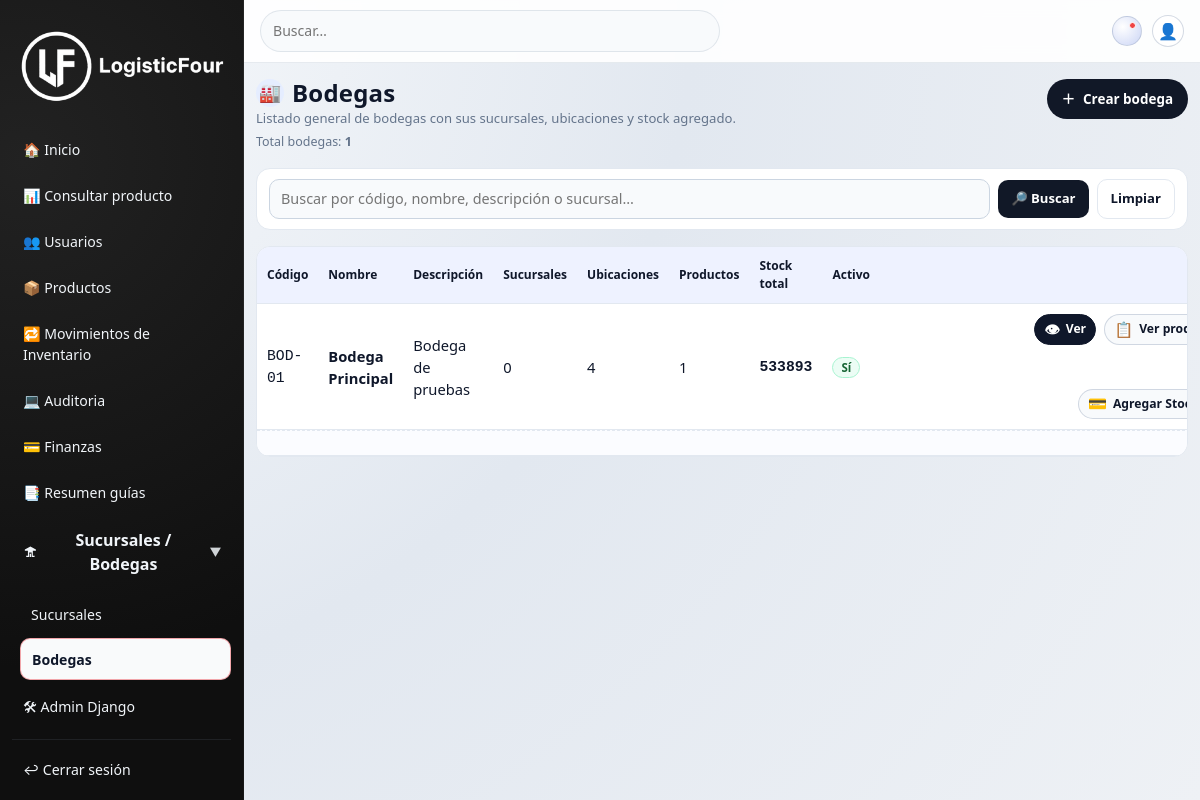
Page /bodegas/ (signed in) on the committed database.
### core/models.py (models this page shows, shortened)
class MarcaTiempo(models.Model):
    creado_en = models.DateTimeField(auto_now_add=True)
    actualizado_en = models.DateTimeField(auto_now=True)
    class Meta:
        abstract = True

class Bodega(MarcaTiempo):
    codigo = models.CharField(max_length=30)
    nombre = models.CharField(max_length=150)
    direccion = models.CharField(blank=True, max_length=255)
    descripcion = models.TextField(blank=True)
    activo = models.BooleanField(default=True)
    productos = models.ManyToManyField(Producto, blank=True, related_name="bodegas")
    class Meta:
        db_table = "bodegas"

### core/views.py (the view, shortened to what this page needs)
# urls.py: path("bodegas/", views.BodegaListView.as_view(), name="bodega-list"),
class BodegaListView(LoginRequiredMixin, ListView):
    model = Bodega
    template_name = "core/bodega_list.html"
    context_object_name = "bodegas"
    paginate_by = 20
    def get_paginate_by(self, queryset):
        try:
            size = int(self.request.GET.get("page_size", self.paginate_by))
        except (TypeError, ValueError):
            size = self.paginate_by
        return max(1, min(size, 100))
    def get_queryset(self):
        q = (self.request.GET.get("q") or "").strip()
        qs = (
            Bodega.objects
            .prefetch_related("ubicaciones", "sucursales")
            .order_by(Lower("codigo").asc())
        )
        return qs
    def get_context_data(self, **kwargs):
        ctx = super().get_context_data(**kwargs)
        page_obj = ctx["page_obj"]
        bodegas_page = list(page_obj.object_list)
        ubi_ids = []
        for b in bodegas_page:
            for u in b.ubicaciones.all():
                ubi_ids.append(u.id)
        stock_qs = (
            Stock.objects
            .filter(ubicacion_bodega_id__in=ubi_ids)
            .select_related("producto", "ubicacion_bodega")
        )
        stock_por_ubi = {}
        for s in stock_qs:
            stock_por_ubi.setdefault(s.ubicacion_bodega_id, []).append(s)
        for b in bodegas_page:
            detalle = []
            for u in b.ubicaciones.all():
                detalle.extend(stock_por_ubi.get(u.id, []))
            b.productos_con_stock = detalle
            b.total_stock = sum(d.cantidad_disponible for d in detalle)
            b.sucursales_count = b.sucursales.count()
            b.ubicaciones_count = b.ubicaciones.count()
            b.productos_count = len({d.producto_id for d in detalle})
        ctx["productos"] = (
            Producto.objects
            .only("id", "sku", "nombre")
            .order_by("nombre")
        )
        ctx["q"] = (self.request.GET.get("q") or "").strip()
        return ctx

### core/context_processors.py (called while the page is built)
def currency_context(request):
    current = request.session.get("currency", "CLP")
    return {
        "current_currency": current,
        "currency_supported": ["CLP", "USD"],
    }

### core/templates/core/bodega_list.html (shortened to what this page needs)
{% extends "core/base.html" %}
{% load static %}
{% block content %}
<div class="bodega-page">
  <header class="page-head">
    <div>
      <h1 class="page-title">
        <span class="page-title-icon">🏭</span>
        <span>Bodegas</span>
      </h1>
      <p class="page-sub">
        Listado general de bodegas con sus sucursales, ubicaciones y stock agregado.
      </p>
      <p class="page-sub" style="margin-top:4px;font-size:.78rem;">
        Total bodegas: <strong>{{ bodegas|length }}</strong>
      </p>
    </div>
    <div class="page-actions">
      {% if request.user.is_superuser or request.user.perfil.rol == 'ADMIN' %}
        <a class="btn-primary" href="{% url 'bodega-create' %}">
          <span>＋</span> Crear bodega
        </a>
      {% endif %}
    </div>
  </header>
  <form method="get" class="filter-card" id="bodegaSearchForm">
    <input
      type="search"
      name="q"
      id="qBodega"
      class="filter-input"
      value="{{ q }}"
      placeholder="Buscar por código, nombre, descripción o sucursal…">
    <button class="btn-filter" type="submit">🔎 Buscar</button>
    <a class="btn-ghost" href="{% url 'bodega-list' %}">Limpiar</a>
  </form>
  <div class="table-wrap">
    <div class="table-scroller">
      <table class="data-table">
        <thead>
          <tr>
            <th>Código</th>
            <th>Nombre</th>
            <th>Descripción</th>
            <th>Sucursales</th>
            <th>Ubicaciones</th>
            <th>Productos</th>
            <th>Stock total</th>
            <th>Activo</th>
            <th>Acciones</th>
          </tr>
        </thead>
        <tbody id="rows-bod">
          {% for b in bodegas %}
          <tr id="row-{{ b.pk }}">
            <td class="mono" data-label="Código">{{ b.codigo }}</td>
            <td data-label="Nombre"><strong>{{ b.nombre }}</strong></td>
            <td data-label="Descripción">{{ b.descripcion|default:"—"|truncatechars:55 }}</td>
            <td data-label="Sucursales">{{ b.sucursales_count|floatformat:0 }}</td>
            <td data-label="Ubicaciones">{{ b.ubicaciones_count|floatformat:0 }}</td>
            <td data-label="Productos">{{ b.productos_count|floatformat:0 }}</td>
            <td class="mono" data-label="Stock total">
              <strong>{{ b.total_stock|floatformat:0 }}</strong>
            </td>
            <td data-label="Activo">
              {% if b.activo %}
                <span class="badge ok">Sí</span>
              {% else %}
                <span class="badge no">No</span>
              {% endif %}
            </td>
            <td class="col-actions" data-label="Acciones">
              <div class="acts" style="flex-direction:column;align-items:flex-end;gap:6px;">
                <div style="display:flex;flex-wrap:wrap;gap:8px;justify-content:flex-end;">
                  <button type="button"
                          class="btnx btnx--primary btnx--sm"
                          data-target="b{{ b.pk }}"
                          aria-controls="b{{ b.pk }}"
                          aria-expanded="false">
                    <span class="ico">👁</span> Ver
                  </button>
                  <a href="{% url 'bodega-productos' b.pk %}"
                     class="btnx btnx--soft btnx--sm">
                    <span class="ico">📋</span> Ver productos
                  </a>
                </div>
                <div style="display:flex;flex-wrap:wrap;gap:8px;justify-content:flex-end;">
                  <button type="button"
                          class="btnx btnx--soft btnx--sm"
                          onclick="openPaypalModal({{ b.id }}, '{{ b.nombre|escapejs }}')">
                    <span class="ico">💳</span> Agregar Stock
                  </button>
                </div>
              </div>
            </td>
          </tr>
          <tr id="b{{ b.pk }}" class="expand-row">
            <td colspan="9">
              <div class="expand" data-expand>
              </div>
            </td>
          </tr>
          {% empty %}
            <tr>
              <td colspan="9" style="text-align:center;color:var(--muted);padding:20px;">
                No hay bodegas aún.
              </td>
            </tr>
          {% endfor %}
        </tbody>
      </table>
    </div>
  </div>
</div>
{% endblock %}

### core/templates/core/base.html (style rules this page uses)
:root { --bg: #eef1f5; --panel: #ffffff; --ink: #111827; --muted: #6b7280; --line: rgba(15,23,42,.06); --ok: #16a34a; --warn: #ea580c; --sidebar-w: 244px; --brand: #E30613; --radius-lg: 14px; --radius-md: 10px; }
* { box-sizing:border-box }
html,body { height:100% }
body { margin:0; background: radial-gradient(circle at 0 0, #f8fafc 0%, #e2e8f0 48%, #eef1f5 100%); color:var(--ink); font-family: system-ui, -apple-system, BlinkMacSystemFont, "Segoe UI", sans-serif; max-width:100vw; overflow-x:hidden; }

### core/templates/core/bodega_list.html (style rules this page uses)
:root { --ink:#0f172a; --muted:#64748b; --line:#e2e8f0; --head:#eef2ff; --card:#fff; --bg:#f3f4f6; --pri:#111827; --pri-ink:#fff; --soft:#f8fafc; --shadow:0 8px 22px rgba(15,23,42,.08); --danger:#dc2626; --danger-50:#fee2e2; --success:#16a34a; --success-50:#ecfdf5; }
.bodega-page { display:grid; gap:16px; max-width:1180px; margin:8px auto 24px; padding:8px 12px 24px; }
.page-head { display:flex; align-items:flex-start; justify-content:space-between; gap:12px; flex-wrap:wrap; }
.page-title { margin:0; font-weight:800; letter-spacing:.2px; display:flex; gap:8px; align-items:center; font-size:clamp(1.25rem,2.2vw,1.5rem); }
.page-title-icon { width:28px;height:28px;border-radius:999px; display:inline-flex;align-items:center;justify-content:center; background:#e5edff;font-size:1.1rem; }
.page-sub { margin:2px 0 0; color:var(--muted); font-size:.82rem; }
.page-actions { display:flex; gap:10px; flex-wrap:wrap; justify-content:flex-end; }
.btn-primary { background:var(--pri); color:var(--pri-ink); border-radius:999px; border:1px solid rgba(15,23,42,.08); padding:9px 14px; font-weight:700; display:inline-flex; align-items:center; gap:8px; text-decoration:none; cursor:pointer; transition:transform .12s ease, box-shadow .12s ease; font-size:.84rem; white-space:nowrap; }
.filter-card { background:var(--card); border:1px solid var(--line); border-radius:14px; padding:10px 12px; display:flex; gap:8px; align-items:center; flex-wrap:wrap; animation:fadeIn .25s ease; }
.filter-input { flex:1 1 280px; min-width:220px; padding:8.5px 11px; border:1px solid #cbd5e1; border-radius:10px; background:#f8fafc; transition:border .12s ease, box-shadow .12s ease; font-size:.9rem; }
.btn-filter { background:var(--pri); color:#fff; border:none; border-radius:10px; padding:9px 13px; display:inline-flex; gap:6px; align-items:center; cursor:pointer; font-weight:600; font-size:.82rem; white-space:nowrap; }
.btn-ghost { background:#fff; color:#0f172a; border:1px solid var(--line); border-radius:10px; padding:9px 13px; display:inline-flex; gap:6px; align-items:center; text-decoration:none; font-weight:600; font-size:.82rem; white-space:nowrap; }
.table-wrap { background:var(--card); border:1px solid var(--line); border-radius:14px; overflow:hidden; animation:fadeIn .25s ease; }
.table-scroller { width:100%; overflow-x:auto; }
.data-table { width:100%; border-collapse:separate; border-spacing:0; font-size:.92rem; min-width:980px; }
.data-table thead th { position:sticky; top:0; background:var(--head); z-index:1; text-align:left; padding:10px; font-weight:800; border-bottom:1px solid var(--line); color:#0f172a; font-size:.75rem; }
.data-table thead th:last-child { text-align:right; }
.data-table tbody td { padding:10px; border-bottom:1px solid var(--line); vertical-align:middle; }
.mono { font-family:ui-monospace,SFMono-Regular,Menlo,Consolas,monospace; }
.col-actions { text-align:right; white-space:nowrap; min-width:520px; }
.badge { display:inline-flex; align-items:center; gap:6px; padding:4px 8px; border-radius:999px; border:1px solid rgba(148,163,184,.4); font-size:.72rem; background:#f8fafc; }
.badge.ok { background:var(--success-50); border-color:#a7f3d0; color:#166534; }
.acts { display:flex; gap:8px; flex-wrap:wrap; justify-content:flex-end; }
.btnx { --bg:#fff; --bd:rgba(148,163,184,.4); --ink:#0f172a; background:var(--bg); color:var(--ink); border:1px solid var(--bd); border-radius:999px; padding:7px 10px; font-size:.78rem; line-height:1; font-weight:600; display:inline-flex; align-items:center; gap:6px; text-decoration:none; cursor:pointer; transition:background .12s ease, transform .12s ease, box-shadow .12s ease; }
.btnx--sm { padding:6.5px 9px; font-size:.76rem; }
.btnx--primary { --bg:#0f172a; --bd:#0f172a; --ink:#fff; }
.btnx--soft { --bg:#f8fafc; }
.btnx .ico { font-size:.95rem; line-height:1; }
.expand-row td { padding:0 !important; background:#fbfcff; }
.expand { border-top:1px dashed var(--line); }

### rows in the picture
Bodega: codigo "BOD-01", nombre "Bodega Principal", descripcion "Bodega de pruebas", sucursales_count "0", ubicaciones_count "4", productos_count "1", total_stock "533893", activo "Sí"

### other values in the picture
{{ bodegas|length }} "1"
